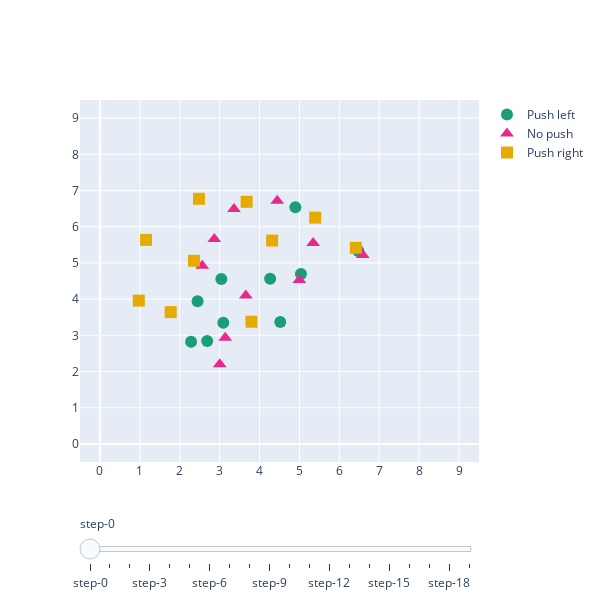

Notebook source saved alongside this figure:
### Code cell
plot_nodes_changes(stats_cr["mlgng_nodes"][230:250], 
                rewards=stats_cr["cumulative_reward"][230:250],
                action_names=act_dict, 
                symbols=act_symbol_plotly, 
                colors=act_color_plotly,
                frequency=1)

### Figure 1 — Plotly figure (JSON) as saved in the notebook; plotly's stock layout.template omitted (floating-point values rounded to 4 significant figures)
{"data": [{"marker": {"color": "rgba(27,158,119,1)", "size": 12, "symbol": 0}, "mode": "markers", "name": "Push left", "type": "scatter", "visible": true, "x": [4.265, 3.042, 2.285, 4.52, 3.091, 6.475, 4.897, 2.447, 5.037, 2.687], "y": [4.562, 4.553, 2.823, 3.367, 3.348, 5.327, 6.537, 3.944, 4.693, 2.84]}, {"marker": {"color": "rgba(231,41,138,1)", "size": 12, "symbol": 5}, "mode": "markers", "name": "No push", "type": "scatter", "visible": true, "x": [4.442, 6.588, 3.14, 2.564, 3.655, 3.359, 4.998, 5.344, 3.003, 2.866], "y": [6.716, 5.217, 2.935, 4.925, 4.102, 6.487, 4.53, 5.551, 2.201, 5.66]}, {"marker": {"color": "rgba(230,171,2,1)", "size": 12, "symbol": 1}, "mode": "markers", "name": "Push right", "type": "scatter", "visible": true, "x": [3.676, 1.156, 2.356, 1.772, 3.798, 6.413, 4.316, 2.481, 0.9732, 5.394], "y": [6.688, 5.636, 5.058, 3.64, 3.375, 5.418, 5.618, 6.772, 3.959, 6.25]}, {"marker": {"color": "rgba(27,158,119,1)", "size": 12, "symbol": 0}, "mode": "markers", "name": "Push left", "type": "scatter", "visible": false, "x": [4.265, 3.042, 2.29, 4.508, 3.091, 6.475, 4.897, 2.447, 5.037, 2.699], "y": [4.562, 4.553, 2.809, 3.348, 3.33, 5.327, 6.537, 3.944, 4.693, 2.768]}, {"marker": {"color": "rgba(231,41,138,1)", "size": 12, "symbol": 5}, "mode": "markers", "name": "No push", "type": "scatter", "visible": false, "x": [4.424, 6.515, 3.108, 2.555, 3.598, 3.406, 4.978, 5.326, 2.995, 2.868], "y": [6.692, 5.187, 2.969, 4.907, 4.084, 6.426, 4.473, 5.552, 2.207, 5.658]}, {"marker": {"color": "rgba(230,171,2,1)", "size": 12, "symbol": 1}, "mode": "markers", "name": "Push right", "type": "scatter", "visible": false, "x": [3.663, 1.169, 2.371, 1.806, 3.831, 6.402, 4.303, 2.463, 0.9812, 5.394], "y": [6.682, 5.626, 5.049, 3.657, 3.404, 5.407, 5.608, 6.742, 3.959, 6.25]}, {"marker": {"color": "rgba(27,158,119,1)", "size": 12, "symbol": 0}, "mode": "markers", "name": "Push left", "type": "scatter", "visible": false, "x": [4.258, 3.047, 2.243, 4.501, 3.085, 6.446, 4.828, 2.433, 5.036, 2.708], "y": [4.551, 4.536, 2.768, 3.26, 3.288, 5.291, 6.621, 3.922, 4.706, 2.753]}, {"marker": {"color": "rgba(231,41,138,1)", "size": 12, "symbol": 5}, "mode": "markers", "name": "No push", "type": "scatter", "visible": false, "x": [4.506, 6.541, 3.066, 2.591, 3.596, 3.448, 4.956, 5.341, 2.988, 2.877], "y": [6.722, 5.191, 2.978, 4.917, 4.079, 6.422, 4.474, 5.569, 2.213, 5.66]}, {"marker": {"color": "rgba(230,171,2,1)", "size": 12, "symbol": 1}, "mode": "markers", "name": "Push right", "type": "scatter", "visible": false, "x": [3.666, 1.109, 2.403, 1.847, 3.973, 6.473, 4.365, 2.446, 0.9743, 5.429], "y": [6.64, 5.596, 4.959, 3.493, 3.167, 5.321, 5.506, 6.732, 3.953, 6.23]}, {"marker": {"color": "rgba(27,158,119,1)", "size": 12, "symbol": 0}, "mode": "markers", "name": "Push left", "type": "scatter", "visible": false, "x": [4.252, 3.061, 2.268, 4.505, 3.098, 6.396, 4.825, 2.455, 5.028, 2.708], "y": [4.558, 4.536, 2.793, 3.298, 3.306, 5.305, 6.587, 3.931, 4.712, 2.753]}, {"marker": {"color": "rgba(231,41,138,1)", "size": 12, "symbol": 5}, "mode": "markers", "name": "No push", "type": "scatter", "visible": false, "x": [4.495, 6.568, 3.051, 2.552, 3.584, 3.427, 4.964, 5.36, 2.988, 2.864], "y": [6.693, 5.247, 3.006, 4.883, 4.103, 6.395, 4.488, 5.579, 2.213, 5.644]}, {"marker": {"color": "rgba(230,171,2,1)", "size": 12, "symbol": 1}, "mode": "markers", "name": "Push right", "type": "scatter", "visible": false, "x": [3.713, 1.136, 2.421, 1.847, 3.973, 6.462, 4.369, 2.464, 0.9743, 5.426], "y": [6.724, 5.62, 4.988, 3.493, 3.167, 5.347, 5.53, 6.748, 3.953, 6.25]}, {"marker": {"color": "rgba(27,158,119,1)", "size": 12, "symbol": 0}, "mode": "markers", "name": "Push left", "type": "scatter", "visible": false, "x": [4.253, 3.065, 2.273, 4.504, 3.098, 6.367, 4.793, 2.459, 5.028, 2.708], "y": [4.6, 4.582, 2.809, 3.328, 3.318, 5.353, 6.653, 3.938, 4.749, 2.753]}, {"marker": {"color": "rgba(231,41,138,1)", "size": 12, "symbol": 5}, "mode": "markers", "name": "No push", "type": "scatter", "visible": false, "x": [4.482, 6.534, 3.03, 2.537, 3.554, 3.428, 4.951, 5.348, 2.921, 2.858], "y": [6.671, 5.243, 3.013, 4.847, 4.099, 6.377, 4.495, 5.593, 2.206, 5.633]}, {"marker": {"color": "rgba(230,171,2,1)", "size": 12, "symbol": 1}, "mode": "markers", "name": "Push right", "type": "scatter", "visible": false, "x": [3.718, 1.134, 2.417, 1.835, 4.007, 6.531, 4.373, 2.46, 0.9678, 5.441], "y": [6.727, 5.626, 5.028, 3.503, 3.193, 5.413, 5.569, 6.756, 3.96, 6.26]}, {"marker": {"color": "rgba(27,158,119,1)", "size": 12, "symbol": 0}, "mode": "markers", "name": "Push left", "type": "scatter", "visible": false, "x": [4.21, 3.051, 2.213, 4.472, 3.084, 6.33, 4.731, 2.454, 5.008, 2.691], "y": [4.585, 4.583, 2.823, 3.33, 3.321, 5.355, 6.647, 3.933, 4.759, 2.754]}, {"marker": {"color": "rgba(231,41,138,1)", "size": 12, "symbol": 5}, "mode": "markers", "name": "No push", "type": "scatter", "visible": false, "x": [4.445, 6.527, 3.016, 2.497, 3.539, 3.334, 4.927, 5.331, 2.921, 2.836], "y": [6.654, 5.323, 3.031, 4.81, 4.119, 6.399, 4.536, 5.624, 2.206, 5.627]}, {"marker": {"color": "rgba(230,171,2,1)", "size": 12, "symbol": 1}, "mode": "markers", "name": "Push right", "type": "scatter", "visible": false, "x": [3.702, 1.098, 2.411, 1.837, 4.006, 6.506, 4.375, 2.444, 0.9616, 5.427], "y": [6.73, 5.638, 5.009, 3.503, 3.123, 5.402, 5.556, 6.751, 3.973, 6.315]}, {"marker": {"color": "rgba(27,158,119,1)", "size": 12, "symbol": 0}, "mode": "markers", "name": "Push left", "type": "scatter", "visible": false, "x": [4.188, 3.071, 2.289, 4.381, 3.093, 6.279, 4.758, 2.39, 4.961, 2.757], "y": [4.514, 4.506, 2.853, 3.275, 3.295, 5.242, 6.627, 4.008, 4.704, 2.746]}, {"marker": {"color": "rgba(231,41,138,1)", "size": 12, "symbol": 5}, "mode": "markers", "name": "No push", "type": "scatter", "visible": false, "x": [4.403, 6.495, 2.968, 2.51, 3.504, 3.421, 4.874, 5.29, 2.828, 2.86], "y": [6.603, 5.301, 3.035, 4.781, 4.101, 6.296, 4.52, 5.619, 2.175, 5.619]}, {"marker": {"color": "rgba(230,171,2,1)", "size": 12, "symbol": 1}, "mode": "markers", "name": "Push right", "type": "scatter", "visible": false, "x": [3.61, 1.351, 2.725, 2.067, 4.041, 6.395, 4.252, 2.566, 0.968, 5.407], "y": [6.404, 5.45, 4.697, 3.51, 3.347, 5.309, 5.307, 6.402, 3.943, 6.283]}, {"marker": {"color": "rgba(27,158,119,1)", "size": 12, "symbol": 0}, "mode": "markers", "name": "Push left", "type": "scatter", "visible": false, "x": [4.191, 3.068, 2.349, 4.384, 3.116, 6.269, 4.75, 2.436, 4.963, 2.764], "y": [4.523, 4.551, 2.926, 3.323, 3.349, 5.161, 6.526, 4.042, 4.685, 2.742]}, {"marker": {"color": "rgba(231,41,138,1)", "size": 12, "symbol": 5}, "mode": "markers", "name": "No push", "type": "scatter", "visible": false, "x": [4.4, 6.511, 2.963, 2.507, 3.535, 3.404, 4.888, 5.289, 2.828, 2.856], "y": [6.635, 5.355, 3.041, 4.801, 4.122, 6.369, 4.562, 5.656, 2.175, 5.629]}, {"marker": {"color": "rgba(230,171,2,1)", "size": 12, "symbol": 1}, "mode": "markers", "name": "Push right", "type": "scatter", "visible": false, "x": [3.59, 1.342, 2.694, 2.049, 4.0, 6.355, 4.235, 2.553, 0.9415, 5.388], "y": [6.411, 5.506, 4.712, 3.534, 3.262, 5.293, 5.288, 6.399, 3.974, 6.279]}, {"marker": {"color": "rgba(27,158,119,1)", "size": 12, "symbol": 0}, "mode": "markers", "name": "Push left", "type": "scatter", "visible": false, "x": [4.173, 3.033, 2.31, 4.367, 3.096, 6.289, 4.701, 2.383, 4.95, 2.785], "y": [4.54, 4.582, 2.899, 3.269, 3.324, 5.201, 6.595, 4.04, 4.702, 2.672]}, {"marker": {"color": "rgba(231,41,138,1)", "size": 12, "symbol": 5}, "mode": "markers", "name": "No push", "type": "scatter", "visible": false, "x": [4.373, 6.511, 2.953, 2.488, 3.519, 3.405, 4.883, 5.282, 2.828, 2.853], "y": [6.604, 5.355, 3.051, 4.765, 4.12, 6.334, 4.569, 5.658, 2.175, 5.614]}, {"marker": {"color": "rgba(230,171,2,1)", "size": 12, "symbol": 1}, "mode": "markers", "name": "Push right", "type": "scatter", "visible": false, "x": [3.608, 1.319, 2.709, 2.057, 4.031, 6.344, 4.275, 2.555, 0.942, 5.374], "y": [6.388, 5.499, 4.71, 3.517, 3.302, 5.289, 5.284, 6.381, 3.974, 6.277]}, {"marker": {"color": "rgba(27,158,119,1)", "size": 12, "symbol": 0}, "mode": "markers", "name": "Push left", "type": "scatter", "visible": false, "x": [4.124, 3.037, 2.292, 4.325, 3.093, 6.243, 4.687, 2.409, 4.931, 2.773], "y": [4.537, 4.562, 2.938, 3.294, 3.333, 5.192, 6.559, 4.038, 4.703, 2.677]}, {"marker": {"color": "rgba(231,41,138,1)", "size": 12, "symbol": 5}, "mode": "markers", "name": "No push", "type": "scatter", "visible": false, "x": [4.341, 6.491, 2.921, 2.469, 3.504, 3.402, 4.872, 5.275, 2.779, 2.845], "y": [6.564, 5.347, 3.053, 4.725, 4.108, 6.293, 4.523, 5.646, 2.174, 5.598]}, {"marker": {"color": "rgba(230,171,2,1)", "size": 12, "symbol": 1}, "mode": "markers", "name": "Push right", "type": "scatter", "visible": false, "x": [3.591, 1.334, 2.688, 2.059, 4.006, 6.325, 4.257, 2.533, 0.9478, 5.407], "y": [6.392, 5.512, 4.704, 3.477, 3.246, 5.285, 5.285, 6.403, 3.979, 6.299]}, {"marker": {"color": "rgba(27,158,119,1)", "size": 12, "symbol": 0}, "mode": "markers", "name": "Push left", "type": "scatter", "visible": false, "x": [4.122, 3.081, 2.363, 4.349, 3.135, 6.153, 4.639, 2.446, 4.903, 2.799], "y": [4.553, 4.548, 2.972, 3.273, 3.353, 5.171, 6.527, 4.056, 4.689, 2.672]}, {"marker": {"color": "rgba(231,41,138,1)", "size": 12, "symbol": 5}, "mode": "markers", "name": "No push", "type": "scatter", "visible": false, "x": [4.312, 6.503, 2.899, 2.392, 3.49, 3.374, 4.881, 5.282, 2.779, 2.824], "y": [6.536, 5.407, 3.066, 4.677, 4.124, 6.262, 4.539, 5.657, 2.174, 5.576]}, {"marker": {"color": "rgba(230,171,2,1)", "size": 12, "symbol": 1}, "mode": "markers", "name": "Push right", "type": "scatter", "visible": false, "x": [3.622, 1.352, 2.702, 2.076, 4.047, 6.338, 4.285, 2.555, 0.9478, 5.411], "y": [6.348, 5.505, 4.699, 3.489, 3.293, 5.246, 5.266, 6.371, 3.979, 6.27]}, {"marker": {"color": "rgba(27,158,119,1)", "size": 12, "symbol": 0}, "mode": "markers", "name": "Push left", "type": "scatter", "visible": false, "x": [4.111, 3.073, 2.376, 4.315, 3.127, 6.143, 4.657, 2.448, 4.904, 2.81], "y": [4.55, 4.57, 2.977, 3.267, 3.338, 5.17, 6.535, 4.055, 4.692, 2.641]}, {"marker": {"color": "rgba(231,41,138,1)", "size": 12, "symbol": 5}, "mode": "markers", "name": "No push", "type": "scatter", "visible": false, "x": [4.28, 6.482, 2.865, 2.388, 3.472, 3.368, 4.869, 5.272, 2.739, 2.817], "y": [6.493, 5.412, 3.068, 4.653, 4.119, 6.241, 4.533, 5.66, 2.174, 5.563]}, {"marker": {"color": "rgba(230,171,2,1)", "size": 12, "symbol": 1}, "mode": "markers", "name": "Push right", "type": "scatter", "visible": false, "x": [3.64, 1.365, 2.709, 2.083, 4.07, 6.354, 4.301, 2.557, 0.9282, 5.437], "y": [6.333, 5.537, 4.725, 3.527, 3.344, 5.274, 5.283, 6.373, 4.013, 6.288]}, {"marker": {"color": "rgba(27,158,119,1)", "size": 12, "symbol": 0}, "mode": "markers", "name": "Push left", "type": "scatter", "visible": false, "x": [4.128, 3.091, 2.41, 4.332, 3.142, 6.182, 4.645, 2.475, 2.815, 3.513], "y": [4.566, 4.57, 3.005, 3.297, 3.352, 5.156, 6.505, 4.062, 2.644, 4.76]}, {"marker": {"color": "rgba(231,41,138,1)", "size": 12, "symbol": 5}, "mode": "markers", "name": "No push", "type": "scatter", "visible": false, "x": [4.308, 6.466, 2.851, 2.391, 3.484, 3.376, 4.855, 5.278, 2.745, 2.798], "y": [6.48, 5.361, 3.061, 4.659, 4.112, 6.221, 4.48, 5.647, 2.132, 2.597]}, {"marker": {"color": "rgba(230,171,2,1)", "size": 12, "symbol": 1}, "mode": "markers", "name": "Push right", "type": "scatter", "visible": false, "x": [3.645, 1.352, 2.705, 2.06, 4.07, 6.353, 4.311, 2.557, 0.9153, 5.425], "y": [6.341, 5.503, 4.672, 3.4, 3.282, 5.302, 5.282, 6.357, 4.013, 6.321]}, {"marker": {"color": "rgba(27,158,119,1)", "size": 12, "symbol": 0}, "mode": "markers", "name": "Push left", "type": "scatter", "visible": false, "x": [4.104, 3.089, 2.422, 4.332, 3.139, 6.182, 4.645, 2.527, 2.815, 3.513], "y": [4.554, 4.558, 3.025, 3.297, 3.365, 5.156, 6.505, 4.056, 2.644, 4.76]}, {"marker": {"color": "rgba(231,41,138,1)", "size": 12, "symbol": 5}, "mode": "markers", "name": "No push", "type": "scatter", "visible": false, "x": [4.155, 6.466, 2.857, 2.619, 3.421, 3.325, 4.855, 5.278, 2.745, 2.798], "y": [6.308, 5.361, 3.262, 4.769, 4.199, 6.078, 4.48, 5.647, 2.132, 2.597]}, {"marker": {"color": "rgba(230,171,2,1)", "size": 12, "symbol": 1}, "mode": "markers", "name": "Push right", "type": "scatter", "visible": false, "x": [3.551, 1.586, 2.858, 2.188, 3.923, 6.353, 4.131, 2.616, 0.9191, 5.425], "y": [6.037, 5.312, 4.42, 3.508, 3.401, 5.302, 5.127, 6.051, 4.017, 6.321]}, {"marker": {"color": "rgba(27,158,119,1)", "size": 12, "symbol": 0}, "mode": "markers", "name": "Push left", "type": "scatter", "visible": false, "x": [4.104, 3.089, 2.422, 4.332, 3.139, 6.182, 4.645, 2.527, 2.815, 3.513], "y": [4.554, 4.558, 3.025, 3.297, 3.365, 5.156, 6.505, 4.056, 2.644, 4.76]}, {"marker": {"color": "rgba(231,41,138,1)", "size": 12, "symbol": 5}, "mode": "markers", "name": "No push", "type": "scatter", "visible": false, "x": [4.155, 6.466, 2.857, 2.619, 3.421, 3.325, 4.855, 5.278, 2.745, 2.798], "y": [6.308, 5.361, 3.262, 4.769, 4.199, 6.078, 4.48, 5.647, 2.132, 2.597]}, {"marker": {"color": "rgba(230,171,2,1)", "size": 12, "symbol": 1}, "mode": "markers", "name": "Push right", "type": "scatter", "visible": false, "x": [1.931, 2.965, 2.386, 3.781, 6.353, 5.425, 2.438, 2.442, 3.366], "y": [5.121, 4.509, 3.757, 3.571, 5.302, 6.321, 4.8, 4.795, 4.035]}, {"marker": {"color": "rgba(27,158,119,1)", "size": 12, "symbol": 0}, "mode": "markers", "name": "Push left", "type": "scatter", "visible": false, "x": [4.004, 3.086, 2.498, 4.285, 3.142, 6.14, 4.583, 2.675, 2.815, 3.506], "y": [4.502, 4.587, 3.155, 3.364, 3.461, 5.137, 6.415, 4.07, 2.644, 4.755]}, {"marker": {"color": "rgba(231,41,138,1)", "size": 12, "symbol": 5}, "mode": "markers", "name": "No push", "type": "scatter", "visible": false, "x": [4.152, 6.352, 2.91, 2.688, 3.544, 3.324, 4.815, 2.745, 2.798, 3.847], "y": [6.301, 5.339, 3.342, 4.777, 4.345, 6.075, 4.498, 2.132, 2.597, 5.318]}, {"marker": {"color": "rgba(230,171,2,1)", "size": 12, "symbol": 1}, "mode": "markers", "name": "Push right", "type": "scatter", "visible": false, "x": [1.984, 2.979, 2.466, 2.469, 3.316, 4.58, 2.655, 2.479], "y": [5.115, 4.612, 4.809, 4.806, 4.077, 4.924, 4.593, 4.862]}, {"marker": {"color": "rgba(27,158,119,1)", "size": 12, "symbol": 0}, "mode": "markers", "name": "Push left", "type": "scatter", "visible": false, "x": [4.014, 3.087, 2.475, 4.322, 6.171, 4.584, 2.673, 2.84, 3.484, 4.144], "y": [4.492, 4.59, 3.134, 3.342, 5.106, 6.41, 4.07, 2.591, 4.755, 3.921]}, {"marker": {"color": "rgba(231,41,138,1)", "size": 12, "symbol": 5}, "mode": "markers", "name": "No push", "type": "scatter", "visible": false, "x": [4.142, 6.326, 2.925, 2.671, 3.574, 3.273, 4.82, 2.767, 2.807, 3.845], "y": [6.315, 5.33, 3.333, 4.786, 4.334, 6.119, 4.456, 2.116, 2.59, 5.318]}, {"marker": {"color": "rgba(230,171,2,1)", "size": 12, "symbol": 1}, "mode": "markers", "name": "Push right", "type": "scatter", "visible": false, "x": [1.869, 2.983, 2.43, 2.469, 3.276, 4.687, 2.591, 2.442, 2.446, 2.86], "y": [5.326, 4.617, 4.862, 4.806, 3.788, 4.955, 4.553, 4.914, 4.93, 4.328]}, {"marker": {"color": "rgba(27,158,119,1)", "size": 12, "symbol": 0}, "mode": "markers", "name": "Push left", "type": "scatter", "visible": false, "x": [4.064, 3.089, 2.49, 4.4, 6.192, 4.575, 2.668, 2.873, 3.477, 4.163], "y": [4.516, 4.629, 3.13, 3.329, 5.07, 6.439, 4.078, 2.544, 4.786, 3.911]}, {"marker": {"color": "rgba(231,41,138,1)", "size": 12, "symbol": 5}, "mode": "markers", "name": "No push", "type": "scatter", "visible": false, "x": [4.165, 6.3, 2.962, 2.668, 3.644, 3.242, 4.836, 2.832, 2.825, 3.845], "y": [6.32, 5.361, 3.298, 4.809, 4.347, 6.164, 4.383, 2.076, 2.582, 5.318]}, {"marker": {"color": "rgba(230,171,2,1)", "size": 12, "symbol": 1}, "mode": "markers", "name": "Push right", "type": "scatter", "visible": false, "x": [1.756, 2.982, 3.27, 4.78, 2.529, 2.409, 2.852, 3.861, 3.222], "y": [5.46, 4.669, 3.712, 5.069, 4.559, 4.968, 4.303, 4.811, 3.577]}, {"marker": {"color": "rgba(27,158,119,1)", "size": 12, "symbol": 0}, "mode": "markers", "name": "Push left", "type": "scatter", "visible": false, "x": [4.084, 3.087, 2.496, 4.441, 6.198, 4.583, 2.649, 2.895, 3.474, 4.176], "y": [4.52, 4.643, 3.124, 3.301, 5.051, 6.452, 4.082, 2.51, 4.8, 3.902]}, {"marker": {"color": "rgba(231,41,138,1)", "size": 12, "symbol": 5}, "mode": "markers", "name": "No push", "type": "scatter", "visible": false, "x": [4.17, 6.284, 2.969, 2.652, 3.686, 3.205, 4.836, 2.847, 2.83, 3.85], "y": [6.32, 5.397, 3.284, 4.831, 4.364, 6.21, 4.369, 2.058, 2.576, 5.307]}, {"marker": {"color": "rgba(230,171,2,1)", "size": 12, "symbol": 1}, "mode": "markers", "name": "Push right", "type": "scatter", "visible": false, "x": [1.628, 3.294, 4.78, 2.852, 3.883, 3.194, 2.435, 3.214], "y": [5.562, 3.722, 5.171, 4.303, 4.833, 3.456, 4.527, 5.389]}, {"marker": {"color": "rgba(27,158,119,1)", "size": 12, "symbol": 0}, "mode": "markers", "name": "Push left", "type": "scatter", "visible": false, "x": [4.088, 3.08, 2.515, 4.448, 6.178, 4.561, 2.65, 2.917, 4.183, 3.081], "y": [4.537, 4.681, 3.127, 3.288, 5.053, 6.476, 4.09, 2.484, 3.897, 4.664]}, {"marker": {"color": "rgba(231,41,138,1)", "size": 12, "symbol": 5}, "mode": "markers", "name": "No push", "type": "scatter", "visible": false, "x": [4.188, 6.289, 2.65, 3.719, 3.193, 4.842, 2.841, 2.832, 3.851, 2.921], "y": [6.313, 5.398, 4.839, 4.374, 6.229, 4.364, 2.05, 2.572, 5.305, 5.534]}, {"marker": {"color": "rgba(230,171,2,1)", "size": 12, "symbol": 1}, "mode": "markers", "name": "Push right", "type": "scatter", "visible": false, "x": [1.621, 3.305, 4.711, 2.868, 3.896, 3.183, 2.387, 3.165, 2.411, 2.016], "y": [5.59, 3.731, 5.209, 4.297, 4.841, 3.404, 4.509, 5.334, 5.47, 5.521]}], "layout": {"autosize": false, "height": 600, "sliders": [{"active": 0, "pad": {"t": 50}, "steps": [{"args": [{"visible": [true, true, true, false, false, false, false, false, false, false, false, false, false, false, false, false, false, false, false, false, false, false, false, false, false, false, false, false, false, false, false, false, false, false, false, false, false, false, false, false, false, false, false, false, false, false, false, false, false, false, false, false, false, false, false, false, false, false, false, false]}, {"title": "Episode: 0<br> Reward: -166.0"}], "method": "update"}, {"args": [{"visible": [false, false, false, true, true, true, false, false, false, false, false, false, false, false, false, false, false, false, false, false, false, false, false, false, false, false, false, false, false, false, false, false, false, false, false, false, false, false, false, false, false, false, false, false, false, false, false, false, false, false, false, false, false, false, false, false, false, false, false, false]}, {"title": "Episode: 1<br> Reward: -222.0"}], "method": "update"}, {"args": [{"visible": [false, false, false, false, false, false, true, true, true, false, false, false, false, false, false, false, false, false, false, false, false, false, false, false, false, false, false, false, false, false, false, false, false, false, false, false, false, false, false, false, false, false, false, false, false, false, false, false, false, false, false, false, false, false, false, false, false, false, false, false]}, {"title": "Episode: 2<br> Reward: -414.0"}], "method": "update"}, {"args": [{"visible": [false, false, false, false, false, false, false, false, false, true, true, true, false, false, false, false, false, false, false, false, false, false, false, false, false, false, false, false, false, false, false, false, false, false, false, false, false, false, false, false, false, false, false, false, false, false, false, false, false, false, false, false, false, false, false, false, false, false, false, false]}, {"title": "Episode: 3<br> Reward: -170.0"}], "method": "update"}, {"args": [{"visible": [false, false, false, false, false, false, false, false, false, false, false, false, true, true, true, false, false, false, false, false, false, false, false, false, false, false, false, false, false, false, false, false, false, false, false, false, false, false, false, false, false, false, false, false, false, false, false, false, false, false, false, false, false, false, false, false, false, false, false, false]}, {"title": "Episode: 4<br> Reward: -181.0"}], "method": "update"}, {"args": [{"visible": [false, false, false, false, false, false, false, false, false, false, false, false, false, false, false, true, true, true, false, false, false, false, false, false, false, false, false, false, false, false, false, false, false, false, false, false, false, false, false, false, false, false, false, false, false, false, false, false, false, false, false, false, false, false, false, false, false, false, false, false]}, {"title": "Episode: 5<br> Reward: -166.0"}], "method": "update"}, {"args": [{"visible": [false, false, false, false, false, false, false, false, false, false, false, false, false, false, false, false, false, false, true, true, true, false, false, false, false, false, false, false, false, false, false, false, false, false, false, false, false, false, false, false, false, false, false, false, false, false, false, false, false, false, false, false, false, false, false, false, false, false, false, false]}, {"title": "Episode: 6<br> Reward: -1000.0"}], "method": "update"}, {"args": [{"visible": [false, false, false, false, false, false, false, false, false, false, false, false, false, false, false, false, false, false, false, false, false, true, true, true, false, false, false, false, false, false, false, false, false, false, false, false, false, false, false, false, false, false, false, false, false, false, false, false, false, false, false, false, false, false, false, false, false, false, false, false]}, {"title": "Episode: 7<br> Reward: -291.0"}], "method": "update"}, {"args": [{"visible": [false, false, false, false, false, false, false, false, false, false, false, false, false, false, false, false, false, false, false, false, false, false, false, false, true, true, true, false, false, false, false, false, false, false, false, false, false, false, false, false, false, false, false, false, false, false, false, false, false, false, false, false, false, false, false, false, false, false, false, false]}, {"title": "Episode: 8<br> Reward: -274.0"}], "method": "update"}, {"args": [{"visible": [false, false, false, false, false, false, false, false, false, false, false, false, false, false, false, false, false, false, false, false, false, false, false, false, false, false, false, true, true, true, false, false, false, false, false, false, false, false, false, false, false, false, false, false, false, false, false, false, false, false, false, false, false, false, false, false, false, false, false, false]}, {"title": "Episode: 9<br> Reward: -293.0"}], "method": "update"}, {"args": [{"visible": [false, false, false, false, false, false, false, false, false, false, false, false, false, false, false, false, false, false, false, false, false, false, false, false, false, false, false, false, false, false, true, true, true, false, false, false, false, false, false, false, false, false, false, false, false, false, false, false, false, false, false, false, false, false, false, false, false, false, false, false]}, {"title": "Episode: 10<br> Reward: -382.0"}], "method": "update"}, {"args": [{"visible": [false, false, false, false, false, false, false, false, false, false, false, false, false, false, false, false, false, false, false, false, false, false, false, false, false, false, false, false, false, false, false, false, false, true, true, true, false, false, false, false, false, false, false, false, false, false, false, false, false, false, false, false, false, false, false, false, false, false, false, false]}, {"title": "Episode: 11<br> Reward: -285.0"}], "method": "update"}, {"args": [{"visible": [false, false, false, false, false, false, false, false, false, false, false, false, false, false, false, false, false, false, false, false, false, false, false, false, false, false, false, false, false, false, false, false, false, false, false, false, true, true, true, false, false, false, false, false, false, false, false, false, false, false, false, false, false, false, false, false, false, false, false, false]}, {"title": "Episode: 12<br> Reward: -376.0"}], "method": "update"}, {"args": [{"visible": [false, false, false, false, false, false, false, false, false, false, false, false, false, false, false, false, false, false, false, false, false, false, false, false, false, false, false, false, false, false, false, false, false, false, false, false, false, false, false, true, true, true, false, false, false, false, false, false, false, false, false, false, false, false, false, false, false, false, false, false]}, {"title": "Episode: 13<br> Reward: -1000.0"}], "method": "update"}, {"args": [{"visible": [false, false, false, false, false, false, false, false, false, false, false, false, false, false, false, false, false, false, false, false, false, false, false, false, false, false, false, false, false, false, false, false, false, false, false, false, false, false, false, false, false, false, true, true, true, false, false, false, false, false, false, false, false, false, false, false, false, false, false, false]}, {"title": "Episode: 14<br> Reward: -1000.0"}], "method": "update"}, {"args": [{"visible": [false, false, false, false, false, false, false, false, false, false, false, false, false, false, false, false, false, false, false, false, false, false, false, false, false, false, false, false, false, false, false, false, false, false, false, false, false, false, false, false, false, false, false, false, false, true, true, true, false, false, false, false, false, false, false, false, false, false, false, false]}, {"title": "Episode: 15<br> Reward: -1000.0"}], "method": "update"}, {"args": [{"visible": [false, false, false, false, false, false, false, false, false, false, false, false, false, false, false, false, false, false, false, false, false, false, false, false, false, false, false, false, false, false, false, false, false, false, false, false, false, false, false, false, false, false, false, false, false, false, false, false, true, true, true, false, false, false, false, false, false, false, false, false]}, {"title": "Episode: 16<br> Reward: -1000.0"}], "method": "update"}, {"args": [{"visible": [false, false, false, false, false, false, false, false, false, false, false, false, false, false, false, false, false, false, false, false, false, false, false, false, false, false, false, false, false, false, false, false, false, false, false, false, false, false, false, false, false, false, false, false, false, false, false, false, false, false, false, true, true, true, false, false, false, false, false, false]}, {"title": "Episode: 17<br> Reward: -1000.0"}], "method": "update"}, {"args": [{"visible": [false, false, false, false, false, false, false, false, false, false, false, false, false, false, false, false, false, false, false, false, false, false, false, false, false, false, false, false, false, false, false, false, false, false, false, false, false, false, false, false, false, false, false, false, false, false, false, false, false, false, false, false, false, false, true, true, true, false, false, false]}, {"title": "Episode: 18<br> Reward: -1000.0"}], "method": "update"}, {"args": [{"visible": [false, false, false, false, false, false, false, false, false, false, false, false, false, false, false, false, false, false, false, false, false, false, false, false, false, false, false, false, false, false, false, false, false, false, false, false, false, false, false, false, false, false, false, false, false, false, false, false, false, false, false, false, false, false, false, false, false, true, true, true]}, {"title": "Episode: 19<br> Reward: -1000.0"}], "method": "update"}]}], "width": 600, "xaxis": {"range": [-0.5, 9.5], "tickmode": "linear"}, "yaxis": {"range": [-0.5, 9.5], "tickmode": "linear"}}}
